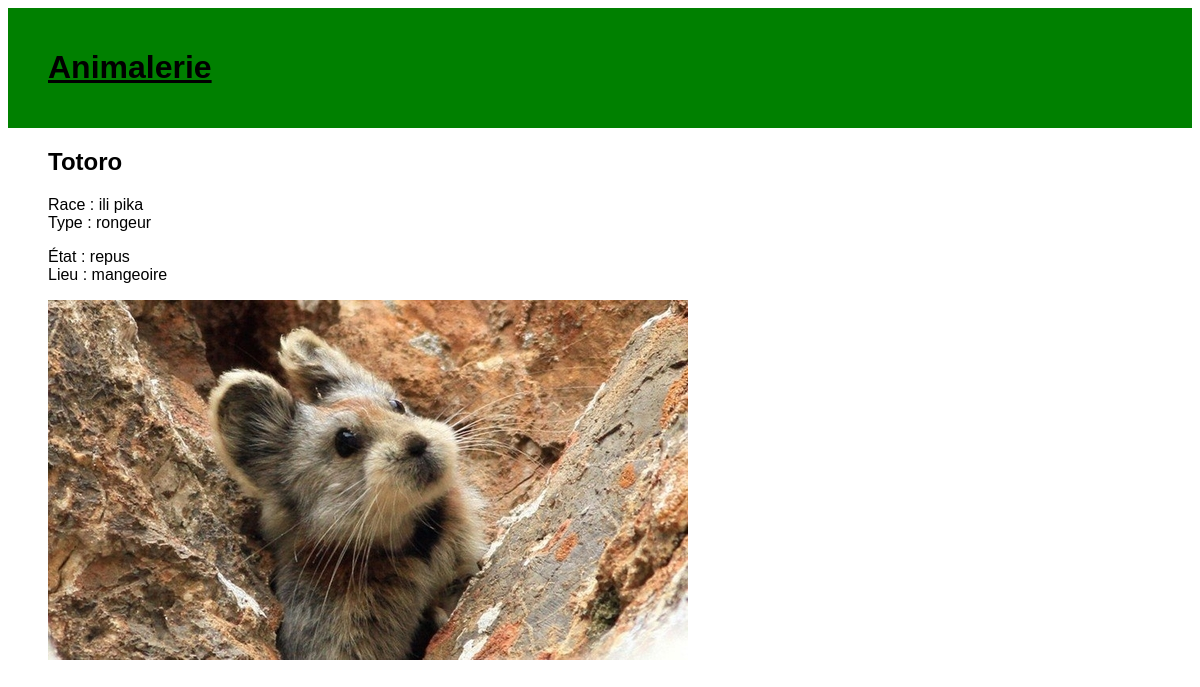
Page /animal/Totoro/ on the committed database.
### animalerie/models.py (models this page shows, shortened)
class Animal(models.Model):
    id_animal = models.CharField(max_length=100, primary_key=True)
    etat = models.CharField(max_length=20)
    type = models.CharField(max_length=20)
    race = models.CharField(max_length=20)
    photo = models.CharField(max_length=200)
    lieu = models.ForeignKey(Equipement, on_delete=models.CASCADE)

class Equipement(models.Model):
    id_equip = models.CharField(max_length=100, primary_key=True)
    disponibilite = models.CharField(max_length=20)
    photo = models.CharField(max_length=200)
    def __str__(self):
        return self.id_equip

### animalerie/views.py (the view)
# urls.py: path('animal/<str:id_animal>/', views.animal_detail, name='animal_detail'),
def animal_detail(request, id_animal):
    animal = get_object_or_404(Animal, id_animal=id_animal)
    return render(request, "animalerie/animal_detail.html", {"animal": animal})

### animalerie/templates/animalerie/animal_detail.html (shortened to what this page needs)
{% extends 'animalerie/base.html' %}
{% block content %}
    <div class="animal">
        <h2 class="nom_animal"> {{ animal.id_animal }} </h2>
        <p class="detail"> Race : {{ animal.race }} <br /> Type : {{ animal.type }}  </p>
        <p> État : {{ animal.etat }} <br /> Lieu : {{ animal.lieu }} </p>
        {% if animal.photo %}
            <img src="../../static/images/{{animal.photo}}" class="image_animal">
        {% endif %}
    </div>
{% endblock %}

### animalerie/static/css/animalerie.css (style rules this page uses)
* { font-family: ArchivoNarrow, sans-serif; }

### rows in the picture
Animal: id_animal "Totoro", race "ili pika", type "rongeur", etat "repus", lieu "mangeoire", photo (picture)
